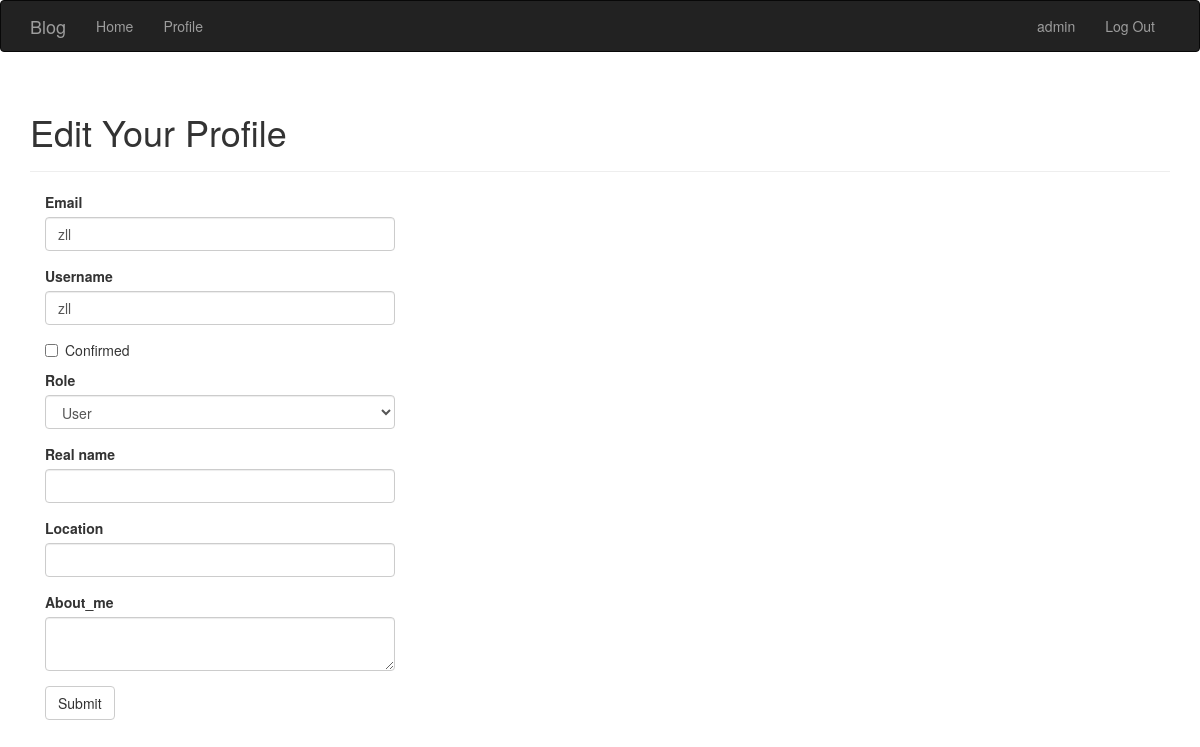
/edit-profile/3 (signed in), run on the app's committed database.
### app/models.py (models this page shows, shortened)
class User(UserMixin, db.Model):
    __tablename__ = 'users'
    id = db.Column(db.Integer, primary_key=True)
    username = db.Column(db.String(64), unique=True, index=True)
    role_id = db.Column(db.Integer, db.ForeignKey('roles.id'))
    password_hash = db.Column(db.String(128))
    email = db.Column(db.String(64), unique=True, index=True)
    posts = db.relationship('Post', backref = 'author', lazy = 'dynamic')
    avatar_hash = db.Column(db.String(32))
    name = db.Column(db.String(64))#real name
    location = db.Column(db.String(64))
    about_me = db.Column(db.Text())
    member_since = db.Column(db.DateTime(), default=datetime.utcnow)
    last_seen = db.Column(db.DateTime(), default=datetime.utcnow)
    avatar = db.Column(db.String(128), default=None)
    comments = db.relationship('Comment', backref='author', lazy='dynamic')
    def ping(self):
        self.last_seen = datetime.utcnow()
        db.session.add(self)
    def can(self, permissions):
        return self.role is not None and (self.role.permissions & permissions) == permissions
    @property
    def password(self):
        raise AttributeError('password is not a readable attribute')

### app/main/views.py (the view, shortened to what this page needs)
@main.route('/edit-profile/<int:id>',methods=['GET','POST'])
@login_required
@admin_required
def edit_profile_admin(id):
    user=User.query.get_or_404(id)
    form=EditProfileAdminForm(user=user)
    form.email.data=user.username
    form.username.data=user.username
    form.role.data=user.role_id
    form.name.data=user.name
    form.location.data=user.location
    form.about_me.data=user.about_me
    return render_template('edit_profile.html',form=form,user=user)

### app/main/forms.py (shortened to what this page needs)
class EditProfileAdminForm(FlaskForm):
    email = StringField('Email', validators=[DataRequired(), Length(0, 64)])
    username = StringField('Username', validators=[DataRequired(), Length(1, 64), Regexp('^[A-Za-z][A-Za-z0-9_.]*$',0,
                                                                                   'Username must have only letters, numbers, dots or underscores')])
    confirmed = BooleanField('Confirmed')
    role = SelectField('Role', coerce=int)
    name = StringField('Real name', validators=[Length(0, 64)])
    location = StringField('Location', validators=[Length(0, 64)])
    about_me = TextAreaField('About_me')
    submit = SubmitField('Submit')
    def __init__(self, user, *args, **kwargs):
        super(EditProfileAdminForm, self).__init__(*args, **kwargs)
        self.role.choices = [(role.id, role.name) for role in Role.query.order_by(Role.name).all()]
        self.user = user

### app/auth/views.py (called while the page is built)
@auth.before_app_request
def before_request():
    if current_user.is_authenticated:
        current_user.ping()

### app/main/__init__.py (called while the page is built)
@main.app_context_processor
def inject_permissions():
    return dict(Permission=PERMISSION)

### app/models.py (called while the page is built)
@login_manager.user_loader
def load_user(user_id):
    return User.query.get(int(user_id))

### app/templates/edit_profile.html (shortened to what this page needs)
{% extends "base.html" %}
{% import "bootstrap/wtf.html" as wtf %}
{% block page_content %}
<div class="page-header">
    <h1>Edit Your Profile</h1>
</div>
<div class="col-md-4">
    {{ wtf.quick_form(form) }}
</div>
{% endblock %}

### app/templates/base.html (shortened to what this page needs)
{% extends "bootstrap/base.html" %}
{% block head %}
{{ super() }}
{% endblock %}
{% block navbar %}
<div class="navbar navbar-inverse" role="navigation">
    <div class="container">
        <div class="navbar-header">
            <a class="navbar-brand" href="/">Blog</a>
        </div>
        <div class="navbar-collapse collapse">
            <ul class="nav navbar-nav">
                <li><a href="/">Home</a></li>
                {% if current_user.is_authenticated %}
                <li><a href="{{ url_for('main.user', username=current_user.username) }}">
                    Profile</a></li>
                {% endif %}
            </ul>
            <ul class="nav navbar-nav navbar-right">
                {% if current_user.is_authenticated %}
                    <li><a href="{{ url_for('main.user', username=current_user.username) }}">{{ current_user.username }}</a></li>
                    <li><a href="{{ url_for('auth.logout') }}">Log Out</a></li>
                {% else %}
                    <li><a href="{{ url_for('auth.login') }}">Log In</a> </li>
                {% endif %}
            </ul>
        </div>
    </div>
</div>
{% endblock %}
{% block content %}
<div class="container">
    {% block page_content %}{% endblock %}
</div>
{% endblock %}

### data on the page
User: username "admin"
User: email "zll", username "zll", role "User"
